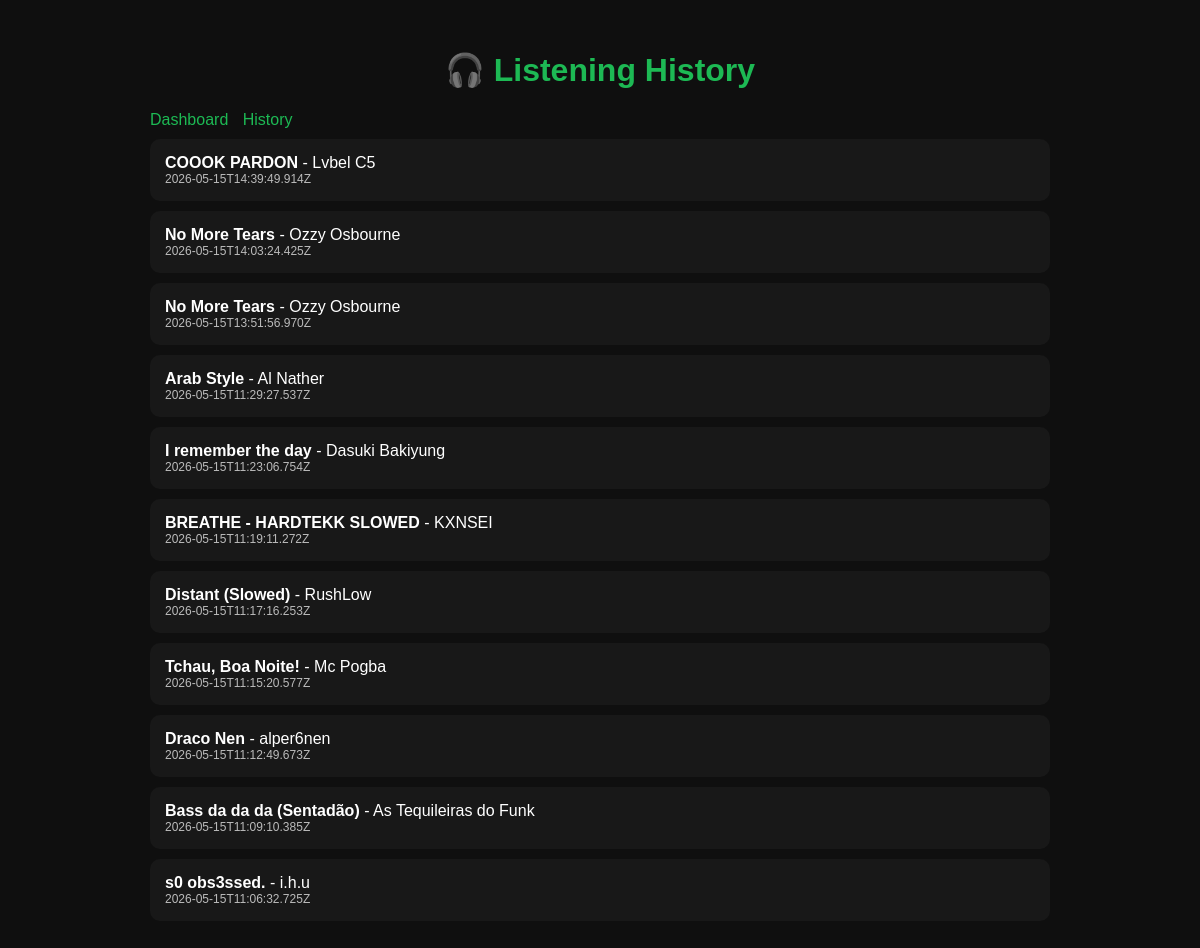
Before: /history with the older database file.
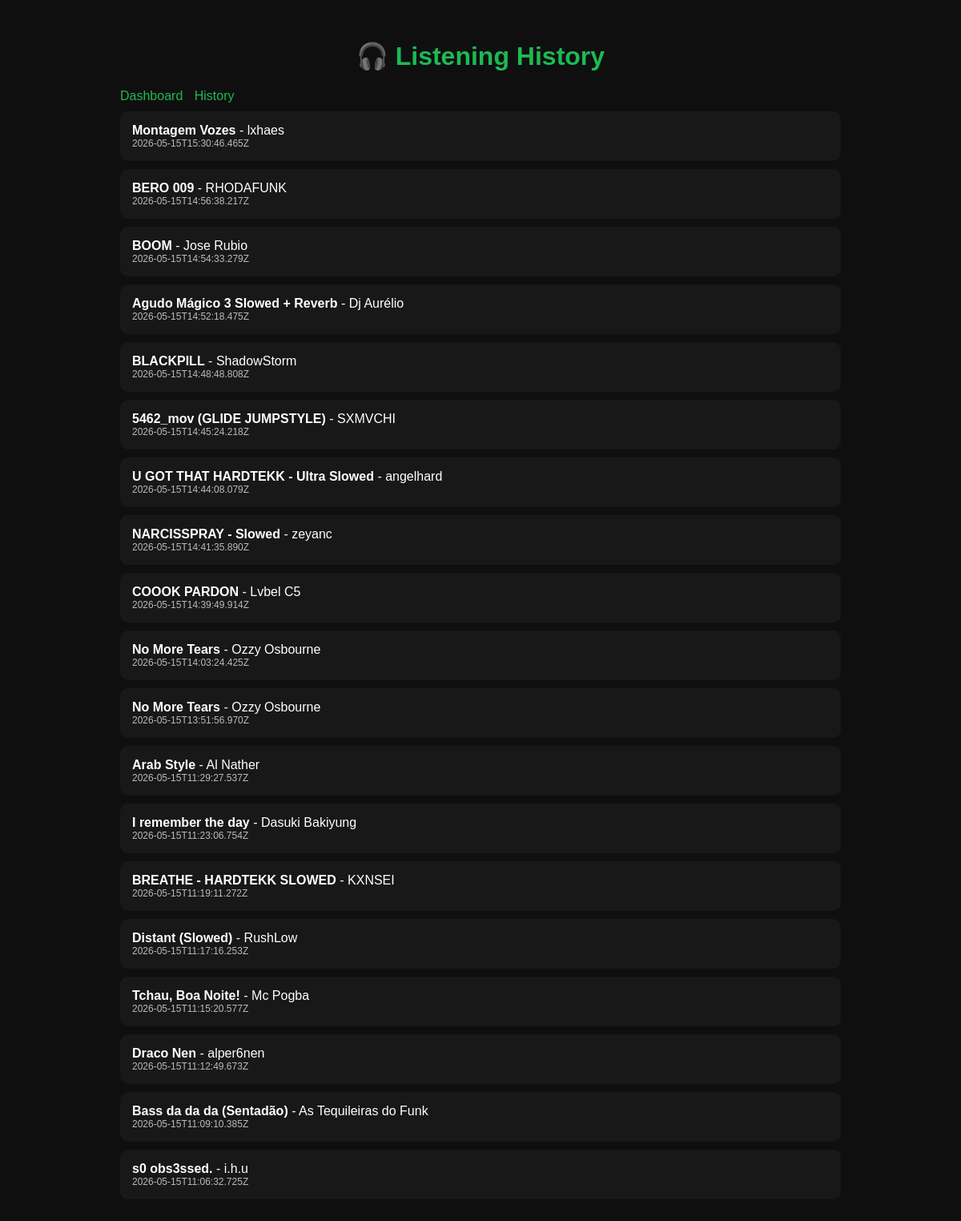
After: the same page with the newer database file.
### tables this page shows
CREATE TABLE recent_tracks (

    id INTEGER PRIMARY KEY AUTOINCREMENT,

    track_id TEXT,
    song_name TEXT,
    artist_name TEXT,
    played_at TEXT UNIQUE

);

### app/web/app.py (the view)
@app.route("/history")
def history():
    data = get_recent_history(50)
    return render_template(
        "history.html",
        data=data
    )

### app/database/db.py (called while the page is built)
def create_connection():
    connection = sqlite3.connect(
        DATABASE_PATH,
        timeout=10
    )
    return connection

### app/database/queries.py (called while the page is built)
def get_recent_history(limit=20):
    connection = create_connection()
    cursor = connection.cursor()
    cursor.execute("""
    SELECT song_name, artist_name, played_at
    FROM recent_tracks
    ORDER BY played_at DESC
    LIMIT ?
    """, (limit,))
    data = cursor.fetchall()
    connection.close()
    return data

### app/web/templates/history.html (shortened to what this page needs)
<!DOCTYPE html>
<html>
<head>
</head>
<body>
<div class="container">
    <h1>🎧 Listening History</h1>
    <div class="nav">
        <a href="/">Dashboard</a>
        <a href="/history">History</a>
    </div>
    {% for song, artist, time in data %}
        <div class="card">
            <b>{{ song }}</b> - {{ artist }}
            <div class="small">{{ time }}</div>
        </div>
    {% endfor %}
</div>
</body>
</html>

### app/web/templates/history.html (style rules this page uses)
body { background: #0f0f0f; color: white; font-family: Arial; margin: 0; }
.container { max-width: 900px; margin: auto; padding: 30px; }
h1 { color: #1DB954; text-align: center; }
.card { background: #181818; padding: 15px; margin-top: 10px; border-radius: 10px; }
.nav a { color: #1DB954; margin-right: 10px; text-decoration: none; }
.small { font-size: 12px; opacity: 0.7; }

Changed rows visible on the page:
added recent_tracks: song_name "Montagem Vozes", artist_name "lxhaes", played_at "2026-05-15T15:30:46.465Z"
added recent_tracks: song_name "BERO 009", artist_name "RHODAFUNK", played_at "2026-05-15T14:56:38.217Z"
added recent_tracks: song_name "BOOM", artist_name "Jose Rubio", played_at "2026-05-15T14:54:33.279Z"
added recent_tracks: song_name "Agudo Mágico 3 Slowed + Reverb", artist_name "Dj Aurélio", played_at "2026-05-15T14:52:18.475Z"
added recent_tracks: song_name "BLACKPILL", artist_name "ShadowStorm", played_at "2026-05-15T14:48:48.808Z"
added recent_tracks: song_name "5462_mov (GLIDE JUMPSTYLE)", artist_name "SXMVCHI", played_at "2026-05-15T14:45:24.218Z"
added recent_tracks: song_name "U GOT THAT HARDTEKK - Ultra Slowed", artist_name "angelhard", played_at "2026-05-15T14:44:08.079Z"
added recent_tracks: song_name "NARCISSPRAY - Slowed", artist_name "zeyanc", played_at "2026-05-15T14:41:35.890Z"
